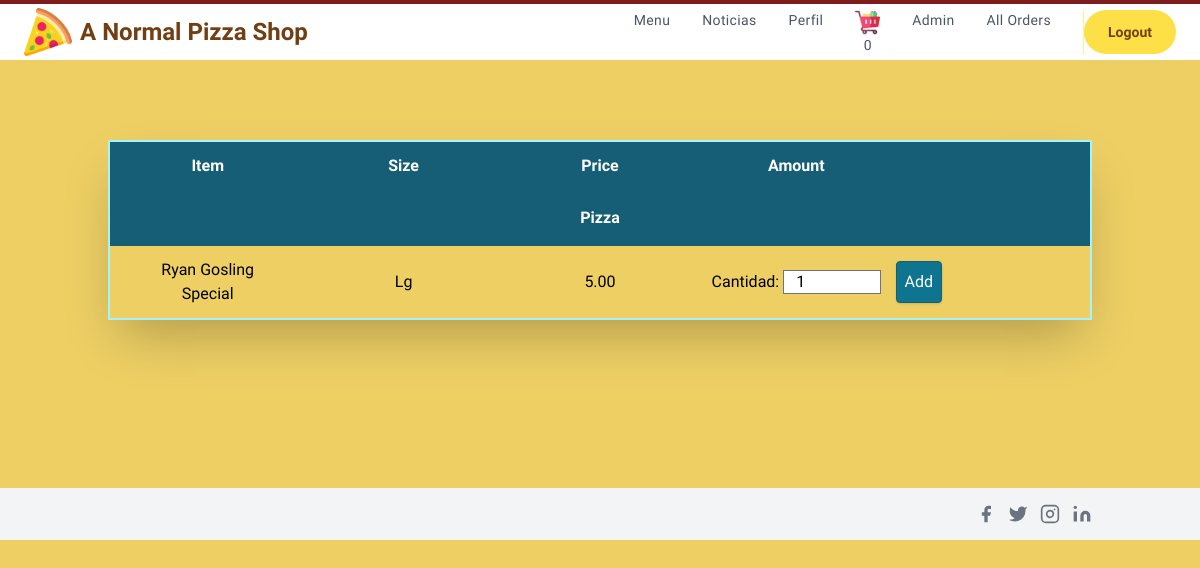
Page / (signed in) on the earlier database version.
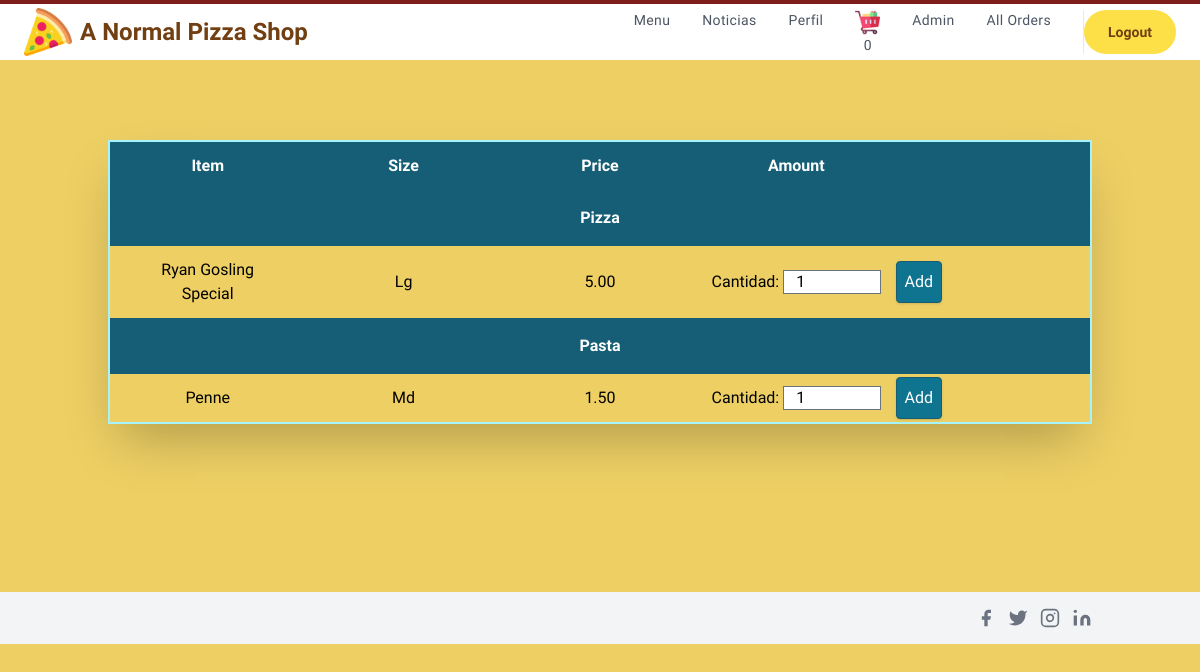
Same page on the later database version.
### orders/models.py (models this page shows, shortened)
class Menu_Item(models.Model):
    MENU_CATEGORIES = (
    ('Pizza', 'Pizza'),
    ('Pasta', 'Pasta'),
    ('Subs', 'Subs'),
    ('Salad', 'Salad'),
    ('Dinner_Platter', 'Dinner_Platter'),
    ('Topping', 'Topping'),
    ('Extra', 'Extra'),
    ('Dessert', 'Dessert'),
    ('Pastry', 'Pastry'),
    ('Main', 'Main'),
    ('Appetizer', 'Appetizer'),
    ('Side', 'Side'),
    ('Miscellaneous', 'Miscellaneous')
    )
    SIZE_CATEGORIES = (
    ('Sm', 'Small'),
    ('Md', 'Medium'),
    ('Lg', 'Large'),
    ('XL', 'Extra_Large')
    )
    category = models.CharField(max_length=36, null=True, blank=True,
                                choices=MENU_CATEGORIES,
                                help_text='Categoría del elemento del menú.')
    name = models.CharField(max_length=128,
                            help_text='Nombre del elemento del menú')
    price =  models.DecimalField(max_digits=4, null=True, blank=True,
                                decimal_places=2, default=0.00)
    sizes = models.CharField(max_length=4, null=True, blank=True,
                                choices=SIZE_CATEGORIES,
                                help_text='Ingrese el tamaños \
                                            del elemento del menú')
    toppings = models.CharField( max_length=400, blank=True, null=True,
                                help_text='Introducir ingredientes')
    num_toppings = models.CharField(max_length=10, blank=True, null=True)

### orders/views.py (the view)
# urls.py: path("", views.index, name="index"),
def index(request):
    if not request.user.is_authenticated:
        return render(request, "login.html", {"message": None})
    Menu = Menu_Item.objects.exclude(category__icontains="Topping").exclude(
        category__icontains="Extra"
    )
    Orders = Order.objects.filter(owner=request.user.profile, is_ordered=False)
    Cart = []
    item_count = 0
    if Orders.exists():
        user_order = Orders[0]
        user_order_items = user_order.ordered_items.all()
        Cart = [menu_item.menu_item for menu_item in user_order_items]
        item_count = user_order.ordered_items.count()
    context = {
        "current_order_products": Cart,
        "item_count": item_count,
        "user": request.user,
        "menu_item": Menu.order_by("-category"),
    }
    return render(request, "index.html", context)

### orders/templates/index.html (shortened to what this page needs)
{% extends "layout.html" %}
{%block template%}
  <div class="container px-5 py-20 mx-auto flex flex-wrap items-center">
    <table  class="shadow-2xl border-2 border-cyan-200 w-full md:table-fixed content-center">
      <thead class="text-white">
        <tr>
          <th scope="col" class="py-3 bg-cyan-800">Item</th>
          <th scope="col" class="py-3 bg-cyan-800">Size</th>
          <th scope="col" class="py-3 bg-cyan-800">Price</th>
          <th scope="col" class="py-3 bg-cyan-800">Amount</th>
          <th scope="col" class="py-3 bg-cyan-800 text-cyan-800">.</th>
        </tr>
      </thead>
      <tbody>
        {% for item in menu_item %}
        {% ifchanged item.category %}
        <tr id="{{item.category}}">
          <th scope="col" colspan="5" class="py-3 bg-cyan-800 py-4">
            <h2 class="text-white"> {{ item.category }} </h2>
          </th>
        </tr>
        {% endifchanged %}
        <tr>
          <td class="py-3 px-6">{{item.name}}</td>
          <td class="py-3 px-6">{{item.sizes}}</td>
          <td class="py-3 px-6">{{item.price}}</td>
          {% if item.category == "Pizza" and "Topping" in item.name %}
          <td class="py-3 px-6">
            <a class="bg-cyan-700 border border-yellow-800 shadow p-2 rounded text-white flex items-center focus:outline-none focus:shadow-outline" href="{% url 'customize_order' item.name %}" >Personalizar</a></td>
        {% elif item.category == "Subs" %}
        <td class="py-3 px-6"><a href="{% url 'customize_order' item.name %}" class="bg-cyan-700 border border-yellow-800 shadow p-2 rounded text-white flex items-center focus:outline-none focus:shadow-outline">Personalizar</a></td>
      {% else %}
        <form class="" action="{% url 'add_to_cart' item.id %}" method="post">
        <td>
          <label for="qauntity">Cantidad:</label>
          <input name="quantity" id="quantity" type="number" value=1 min=1 max=30 class="h-6 w-13">
          <td>
            <button type="submit" class="bg-cyan-700 border border-cyan-800 shadow p-2 rounded text-white flex items-center focus:outline-none focus:shadow-outline">Add</button></td>
          </td>
        </form>
      {%endif%}
        </tr>
        {% endfor %}
      </tbody>
    </table>
    <br>
  </div>
{%endblock%}

Differences in the rows shown:
added Menu_Item: category "Pasta", name "Penne", sizes "Md", price "1.50"
